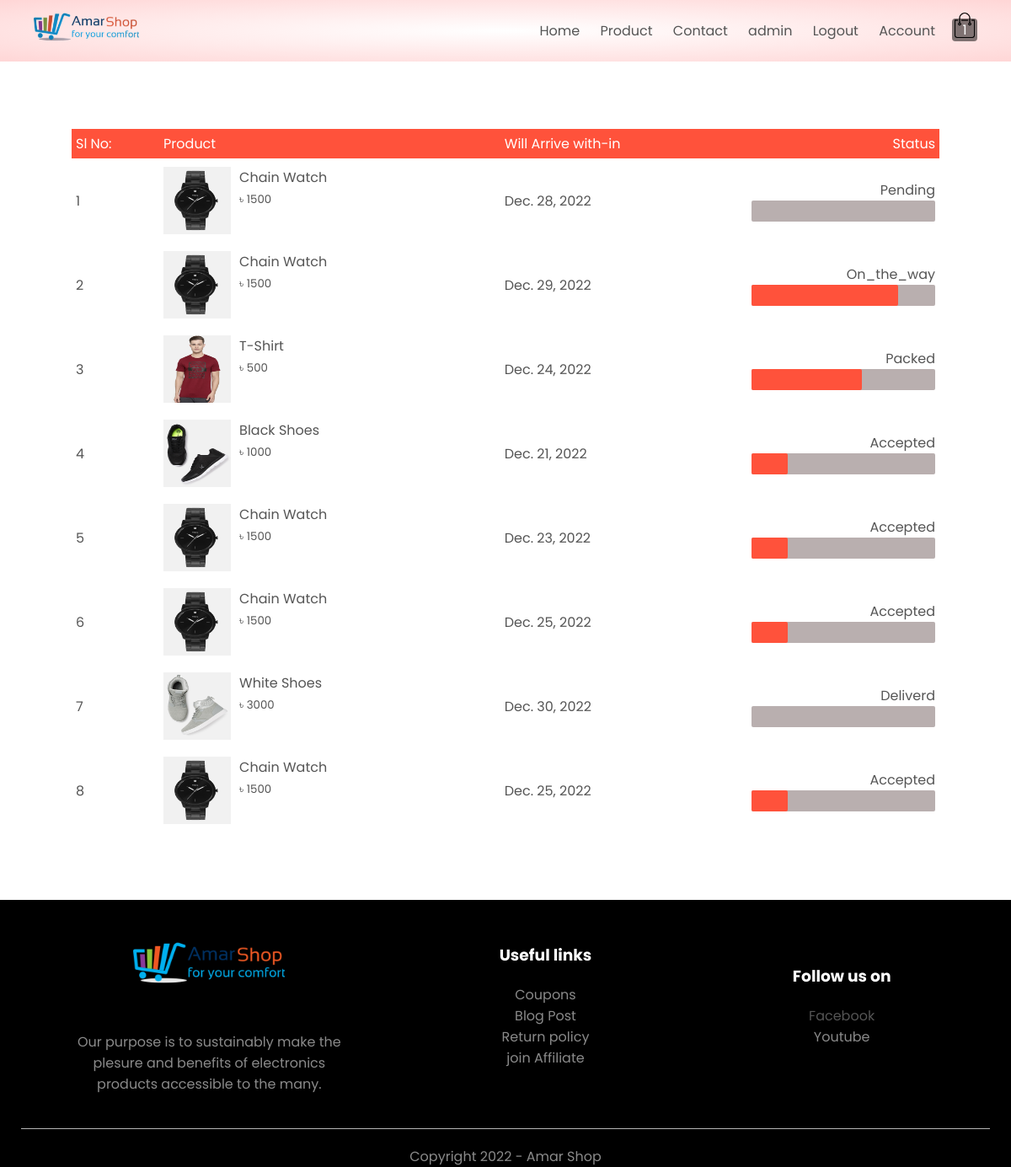
/track-orders/ (signed in), run on the app's committed database.
### shop/models.py (models this page shows, shortened)
class OrderPlaced(models.Model):
    _user = models.ForeignKey(User, on_delete=models.CASCADE)
    _customer = models.ForeignKey(Customer, on_delete=models.CASCADE)
    product = models.ForeignKey(Product, on_delete=models.SET_NULL, null=True)
    quantity = models.PositiveIntegerField()
    total_amount = models.PositiveIntegerField(null=True, blank=True)
    is_paid = models.BooleanField(default=False)
    pay_method = models.CharField(max_length=10, choices=utails.PAY_CHOICES, null=True, blank=True)
    status = models.CharField(max_length=10, choices=utails.ORDER_STATUS, default=utails.ORDER_STATUS[0][0])
    will_arrive_on = models.DateField(null=True, blank=True)
    ordered_at = models.DateTimeField(auto_now_add=True)
    class Meta:
        ordering = ['ordered_at']
    @property
    def delivery_status(self):
        if self.status == 'accepted':
            status = 20
        elif self.status == 'packing':
            status = 40
        elif self.status == 'packed':
            status = 60
        elif self.status == 'on_the_way':
            status = 80
        elif self.status == 'delivered':
            status = 100
        else:
            status = 0
        return status

class ProductImage(models.Model):
    image = models.ImageField(upload_to=utails.get_upload_dir)
    @property
    def get_url(self):
        return f"/media/{self.image}"

class Product(models.Model):
    product_id = models.CharField(max_length=20, primary_key=True, unique=True, blank=True)
    category = models.CharField(max_length=50, choices=utails.PRODUCT_CATEGORY, null=True, blank=True)
    title = models.CharField(max_length=250)
    model = models.CharField(max_length=250, null=True, blank=True)
    image = models.ManyToManyField(ProductImage)
    description = models.TextField(null=True, blank=True)
    status = models.CharField(max_length=20, choices=utails.PRODUCT_STATUS, null=True, blank=True)
    quantity = models.PositiveIntegerField()
    regular_price = models.PositiveIntegerField()
    discount_price = models.PositiveIntegerField()
    rating = models.FloatField(default=5.0, null=True, blank=True)
    added_at = models.DateTimeField(auto_now_add=True)
    class Meta:
        ordering = ['added_at']

### shop/views.py (the view)
# urls.py: path('track-orders/', views.track_orders, name='track-orders'),
@login_required
def track_orders(request):
    user = request.user
    customers = [cus for cus in Customer.objects.filter(_user=user)]
    placed_order = OrderPlaced.objects.filter(_user=user, _customer__in=customers, is_paid=True)
    context = {
        'orders': placed_order,
    }
    return render(request, 'shop/orders.html', context)

### shop/templatetags/cart_product.py (called while the page is built)
@register.filter
def count_cart_product(user):
    try:
        all_cart_product = Cart.objects.filter(_user=user)
        if all_cart_product:
            count = 0
            for cart in all_cart_product:
                count += cart.quantity
            return count
    except Exception as e:
        pass
    return 0

### templates/shop/orders.html (shortened to what this page needs)
{% extends "base.html" %}
{% load static %}
{% block content %}
<div class="small-container cart-page" id="cart-main-container">
    {% if orders %}
    <table>
        <thead id="">
            <th>Sl No:</th>
            <th>Product</th>
            <th>Will Arrive with-in</th>
            <th>Status</th>
        </thead>
        {% for order in orders %}
        <tr>
            <td>
                <p>{{forloop.counter}}</p>
            </td>
            <td>
                <div class="cart-info">
                    {% with order.product.image.all|first as image %}
                        <img src="{{image.get_url}}"/>
                    {% endwith %}
                    <div class="">
                        <p>{{order.product.title}}</p>
                        <small>&#2547; {{order.product.discount_price}}</small>
                        <br>
                    </div>
                </div>
            </td>
            <td id="">
                <p class="">{{order.will_arrive_on}}</p>
            </td>
            <td>
                <p>{{order.status|capfirst}}</p>
                <div class="progress-container">
                    <div class="progress" style="width: {{order.delivery_status}}%;"></div>
                </div>
            </td>
        </tr>
        {% endfor %}
    </table>
    {% endif %}
</div>
{% endblock content %}

### templates/base.html (shortened to what this page needs)
{% load static %}
{% load cart_product %}
<!DOCTYPE html>
<html lang="en">
<head>
    <link rel="stylesheet" href="https://stackpath.bootstrapcdn.com/font-awesome/4.7.0/css/font-awesome.min.css">
    <link rel="stylesheet" href="{% static '/css/style.css' %}">
</head>
<body>
<div class="header" id="top">
    <div class="container">
        <div class="navbar">
            <div class="logo">
                <a href="{% url 'shop:home' %}"><img src="{% static '/images/icons/logo_main.png' %}" width="125px"></a>
            </div>
            <nav>
                <ul id="menu-items">
                    <li><a href="{% url 'shop:home' %}">Home</a></li>
                    <li><a href="{% url 'shop:products' %}">Product</a></li>
                    <li><a href="">Contact</a></li>
                    {% if request.user.is_authenticated %}
                        {% if request.user.username == 'admin' %}
                        <li><a href="/admin">{{request.user.username}}</a></li>
                        {% else %}
                        <li><a href="#">{{request.user}}</a></li>
                        {% endif %}
                        <li><a href="{% url 'account:logout' %}">Logout</a></li>
                    {% endif %}
                    {% if not request.user.is_authenticated %}
                        <li><a href="{% url 'account:home' %}">Account</a></li>
                    {% else %}
                        <li><a href="{% url 'account:profile' %}">Account</a></li>
                    {% endif %}
                </ul>
            </nav>
            <a href="{% url 'shop:cart' %}"><p class="badge" id="quantity-badge">{{request.user|count_cart_product}}</p><img src="{% static '/images/icons/cart.png' %}" width="30px" height="30px"></a>
        </div>
    </div>
</div>
{% block content %} {% endblock content %}
<div class="footer">
    <div class="container">
        <div class="row">
            <div class="footer-col-2">
                <img src="{% static '/images/icons/logo_footer.png' %}" alt="">
                <p>Our purpose is to sustainably make the plesure and benefits of electronics products accessible to the many.</p>
            </div>
            <div class="footer-col-3">
                <h3>Useful links</h3>
                <ul>
                    <li>Coupons</li>
                    <li>Blog Post</li>
                    <li>Return policy</li>
                    <li>join Affiliate</li>
                </ul>
            </div>
            <div class="footer-col-4">
                <h3>Follow us on</h3>
                <ul>
                    <li><a href="https://www.facebook.com/profile.php?id=100013294023949" target="_blank">Facebook</a></li>
                    <li>Youtube</li>
                </ul>
            </div>
        </div>
        <hr>
        <p class="copyright">Copyright 2022 - Amar Shop</p>
    </div>
</div>
</body>
</html>

### static/css/style.css (style rules this page uses)
* { margin: 0; padding: 0; box-sizing: border-box; font-family: 'Poppins', sans-serif; }
.header { background: radial-gradient(#fff, #ffd6d6); }
.container { max-width: 1200px; margin: auto; padding-left: 25px; padding-right: 25px; }
.navbar { display: flex; align-items: center; padding: 15px; }
nav { flex: 1; text-align: right; }
nav ul { display: inline-block; list-style-type: none; }
nav ul li { display: inline-block; margin-right: 20px; }
a { text-decoration: none; color: #555; }
p { color: #555; }
.row { display: flex; align-items: center; flex-wrap: wrap; justify-content: space-around; }
.small-container { max-width: 1080px; margin: auto; padding-left: 25px; padding-right: 25px; }
small { color: #555; }
.footer { background: #000; color: #8a8a8a; }
.footer p { color: #8a8a8a; }
.footer h3 { color: #fff; margin-bottom: 20px; }
.footer-col-1, .footer-col-2, .footer-col-3, .footer-col-4 { min-width: 250px; max-width: 30%; margin: 20px 0; }
.footer-col-2 { flex: 1; text-align: center; }
.footer-col-2 img { width: 180px; margin-bottom: 20px; }
.footer-col-3, .footer-col-4 { flex-basis: 12%; text-align: center; }
ul li { list-style-type: none; }
.footer hr { border: none; background: #b5b5b5; height: 1px; margin: 20px 0; }
.copyright { text-align: center; }
.cart-page { margin: 80px auto; }
table { width: 100%; border-collapse: collapse; }
.cart-info { display: flex; flex-wrap: wrap; }
th { text-align: left; padding: 5px; color: #fff; background: #ff523b; font-weight: normal; }
td { padding: 10px 5px; }
td img { width: 80px; height: 80px; margin-right: 10px; }
td:last-child { text-align: right; }
th:last-child { text-align: right; }
.badge { color: #ffffff; background-color: rgba(0, 0, 0, 0.5); padding: 1px; text-align: center; margin-bottom: -34px; font-weight: light; border-radius: 4px; }
.progress-container { width: 100%; background-color: rgb(185, 175, 175); border-radius: 2px; }
.progress { font-size: 0.8rem; text-align: right; color: white; border-radius: 2px; width: 0%; height: 25px; background-color: #ff523b; }

### data on the page
OrderPlaced: get_url (picture), product "Chain Watch", product.discount_price "1500", will_arrive_on "Dec. 28, 2022", status "Pending"
OrderPlaced: get_url (picture), product "Chain Watch", product.discount_price "1500", will_arrive_on "Dec. 29, 2022", status "On_the_way"
OrderPlaced: get_url (picture), product "T-Shirt", product.discount_price "500", will_arrive_on "Dec. 24, 2022", status "Packed"
OrderPlaced: get_url (picture), product "Black Shoes", product.discount_price "1000", will_arrive_on "Dec. 21, 2022", status "Accepted"
OrderPlaced: get_url (picture), product "Chain Watch", product.discount_price "1500", will_arrive_on "Dec. 23, 2022", status "Accepted"
OrderPlaced: get_url (picture), product "Chain Watch", product.discount_price "1500", will_arrive_on "Dec. 25, 2022", status "Accepted"
OrderPlaced: get_url (picture), product "White Shoes", product.discount_price "3000", will_arrive_on "Dec. 30, 2022", status "Deliverd"
OrderPlaced: get_url (picture), product "Chain Watch", product.discount_price "1500", will_arrive_on "Dec. 25, 2022", status "Accepted"

### other printed values
{{ request.user.username }} "admin"
